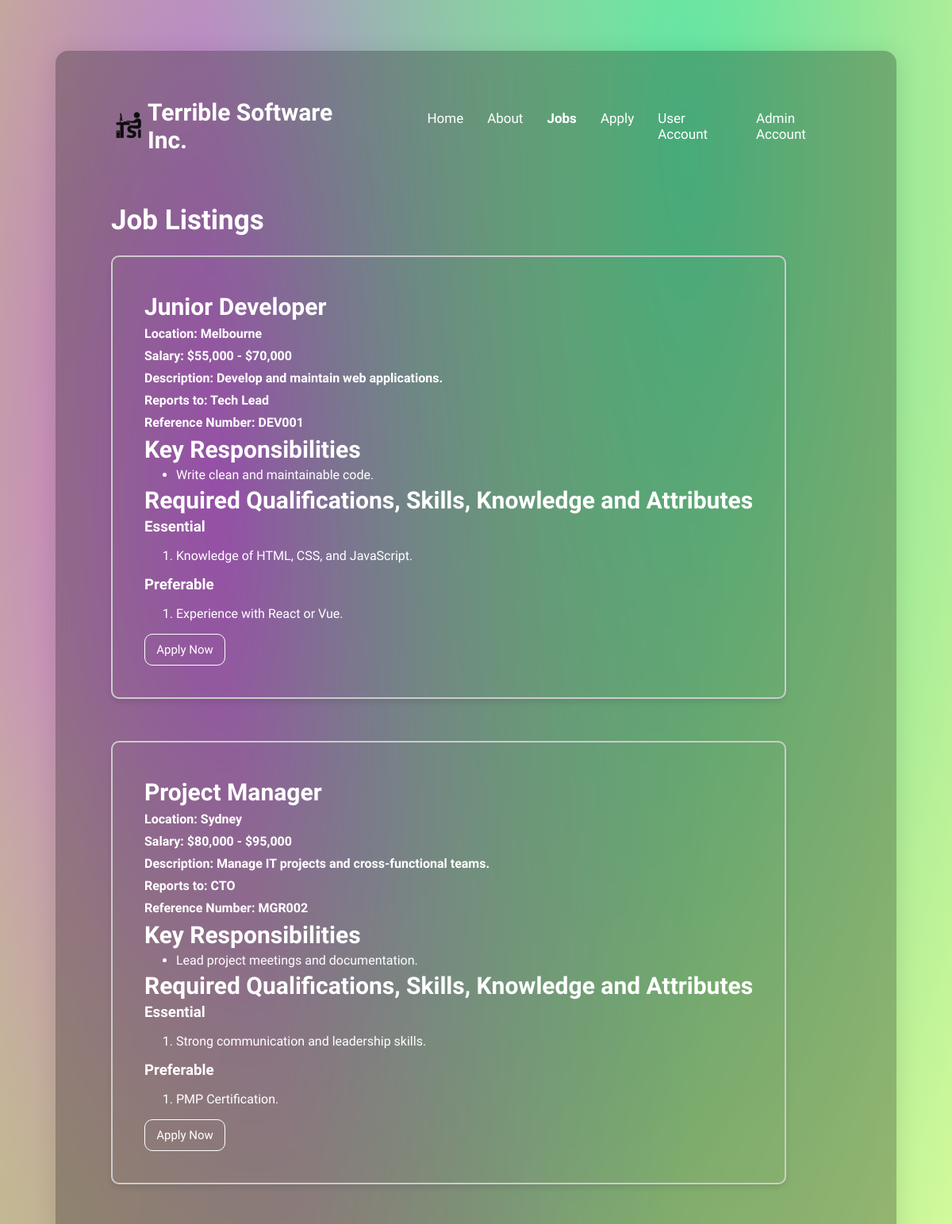
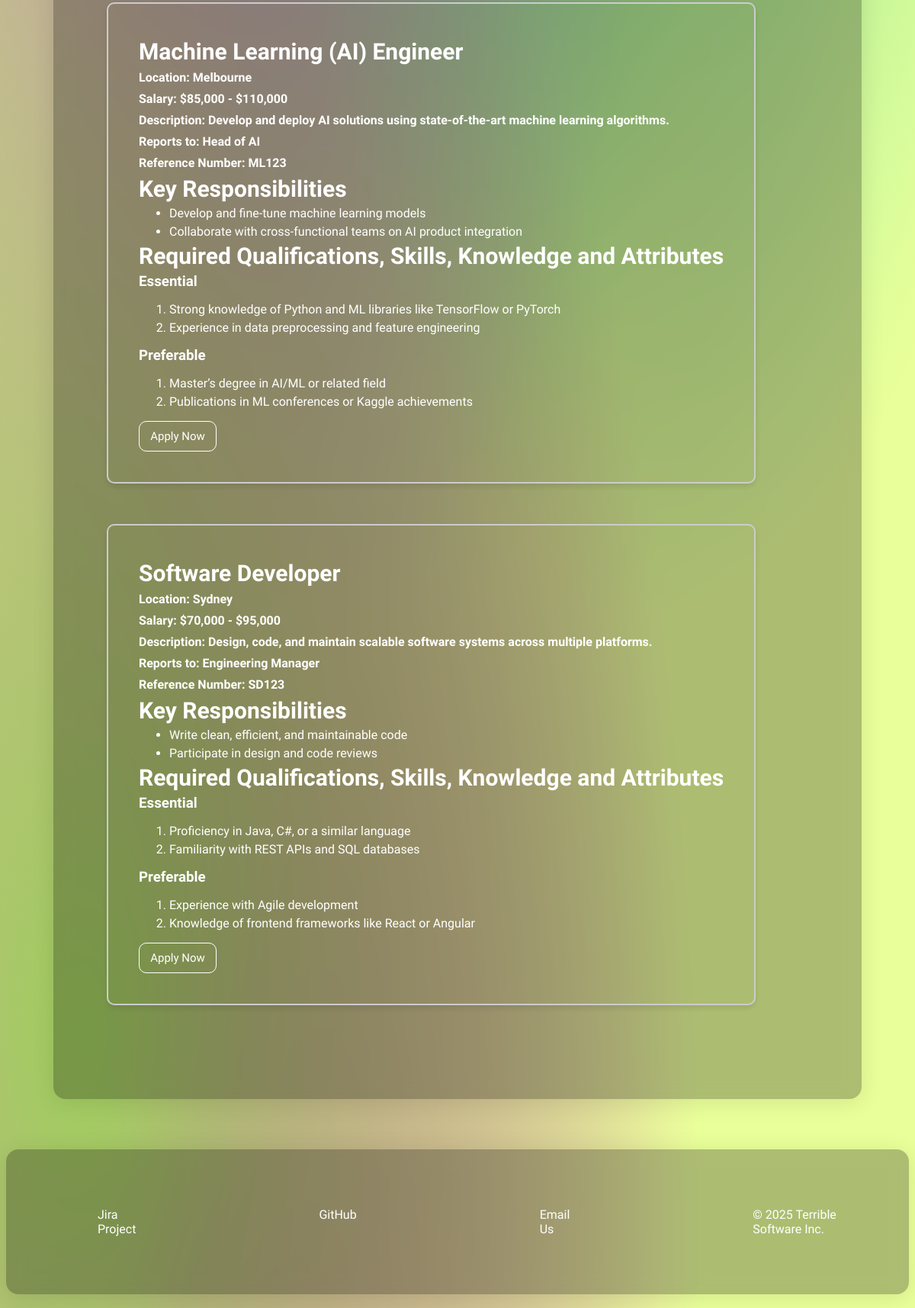
/jobs.php, run on the app's committed database (2 pictures, top to bottom).
### tables this page shows
CREATE TABLE `job_listing_info` (
  `Reference Number` varchar(10) NOT NULL,
  `Title` varchar(100) NOT NULL,
  `Location` varchar(50) DEFAULT NULL,
  `Salary Lower` int(11) DEFAULT NULL,
  `Salary Upper` int(11) DEFAULT NULL,
  `Description` text DEFAULT NULL,
  `Reports To` varchar(100) DEFAULT NULL
);

### job_listing.inc (the view, shortened to what this page needs)
<?php
function list_all_jobs($_conn) {
    $sql = "SELECT * FROM job_listing_info";
    $result = mysqli_query($_conn, $sql);
    while ($listing = mysqli_fetch_assoc($result)) {
        job_listing($listing, $_conn);
    }
}
function job_listing($_listing, $_conn) {
    $_Title = $_listing["Title"];
    $_Location = $_listing["Location"];
    $_Salary_Lower = $_listing["Salary Lower"];
    $_Salary_Upper = $_listing["Salary Upper"];
    $_Description = $_listing["Description"];
    $_Reports_To = $_listing["Reports To"];
    $_Reference_Number = $_listing["Reference Number"];
    $_Salary_Formatted = "$".number_format($_Salary_Lower)." - "."$".number_format($_Salary_Upper);
    $Key_Responsibilities = get_point_list_from_type($_Reference_Number, "Key Responsibilities", $_conn);
    $_Prefered_QSKA = get_point_list_from_type($_Reference_Number, "Preferred QSKA", $_conn);
    echo '<article class="job_listing">';
        echo "<h2>".htmlspecialchars($_Title)."</h2>";
        echo "<p>Location: ".htmlspecialchars($_Location)."</p>";
        echo "<p>Salary: ".htmlspecialchars($_Salary_Formatted)."</p>";
        echo "<p>Description: ".htmlspecialchars($_Description)."</p>";
        echo "<p>Reports to: ".htmlspecialchars($_Reports_To)."</p>";
        echo "<p>Reference Number: ".htmlspecialchars($_Reference_Number)."</p>";
        echo "<h2>Key Responsibilities</h2>";
        create_responsibilities_QSKA_list($Key_Responsibilities, TRUE);
        echo "<h2>Required Qualifications, Skills, Knowledge and Attributes</h2>";
        echo "<h3>Essential</h3>";
        echo "<h3>Preferable</h3>";
    echo "<a class='fake_button' href='apply.php'>Apply Now</a>";
    echo "</article>";
    echo "<br><br>";
}
function get_point_list_from_type($reference_number, $_point_type, $_conn) {
    $sql = "SELECT * FROM job_listing_info_points WHERE `Reference Number` LIKE '$reference_number' AND `Point_Type` LIKE '$_point_type'";
    $result = mysqli_query($_conn, $sql);
    $return_array = [];
    $i = 0;
    while ($point = mysqli_fetch_assoc($result)) {
        $return_array[$i] = $point["Point_Text"];
        $i += 1;
    }
    return $return_array;
}
function create_responsibilities_QSKA_list($_points, $_is_ul) {
    $list_tag = $_is_ul ? "ul" : "ol";
    echo "<$list_tag>";
    foreach ($_points as $point) {
        echo "<li>".htmlspecialchars($point)."</li>";
    }
    echo "</$list_tag>";
}
?>

### jobs.php (shortened to what this page needs)
<!DOCTYPE html>
<html lang="en">
<head>
    <link rel="stylesheet" href="./styles/styles.css">
</head>
<?php
    require_once("settings.php");
    include "job_listing.inc";
    include "header.inc";
?>
<body class="jobs">
    <div class="container">
        <div class="glass-container">
            <?php createHeader("Jobs"); ?>
            <main class="main">
                <h1 id="job_listing_header">Job Listings</h1>
                <?php
                    list_all_jobs($conn);
                ?>
            </main>
        </div>
    </div>
    <?php include "footer.inc"?>
</body>
</html>

### header.inc (shortened to what this page needs)
<?php
    $Name_Link_Pairs = [
        ["Home", "index.php"],
        ["About", "about.php"],
        ["Jobs", "jobs.php"],
        ["Apply", "apply.php"],
        ["User Account", "applicant_login.php"],
        ["Admin Account", "manage.php"],
    ];
    function createHeader($_current_page_name) {
        global $Name_Link_Pairs;
        ?>
        <header class="logo">
            <img src="./styles/images/company_logo.png" alt="Terrible Software Limited Inc. logo">
            <a href="index.php">Terrible Software Inc.</a>
            <nav class="navbar">
                <ul class="nav-links">
                    <?php
                    for ($i = 0; $i < sizeof($Name_Link_Pairs); $i++) {
                        $Current_Pair = $Name_Link_Pairs[$i];
                        $Current_Name = $Current_Pair[NAME];
                        $Current_Link = $Current_Pair[LINK];
                        $Current_Link_Class = INACTIVE_LINK_CLASS;
                        if ($Current_Name == $_current_page_name) {
                            $Current_Link_Class = ACTIVE_LINK_CLASS;
                        }
                        echo "<li class=$Current_Link_Class><a href=$Current_Link>$Current_Name</a></li>";
                    }
                    ?>
                </ul>
            </nav>
        </header>
   <?php }; ?>

### footer.inc
<footer>
    <div class="container">
        <div class="glass-container-footer">
            <div class="footer">
                <ul>
                    <li><a href="https://terrible-software-inc.atlassian.net/jira/software/projects/SCRUM/boards/1/backlog?atlOrigin=eyJpIjoiZTBkZGQ2ODY2MzdlNGFkMWI1ODNiN2JjMDg1ZjNkYzkiLCJwIjoiaiJ9">Jira Project</a></li>
                    <li><a href="https://github.com/LucasSuperina/TSI_Website" target="_blank">GitHub</a></li>
                    <li><a href="mailto:info@terriblesoftwareinc.com">Email Us</a></li>
                    <li>© 2025 Terrible Software Inc.</li>
                </ul>
            </div>
        </div>
    </div>
</footer>

### styles/styles.css (style rules this page uses)
* { font-family: 'Quicksand', sans-serif; }
a { color: #ffffff; text-decoration: none; }
.container { display: flex; justify-content: center; min-width: 50vw; max-width: 100vw; }
.glass-container { display: block; min-width: min-content; max-width: 80vw; margin-top: 7vh; margin-bottom: 10px; margin-left: 5px; margin-right: 5px; background: rgba(0, 0, 0, 0.26); padding: 50px; border-radius: 16px; box-shadow: 0 4px 30px rgba(0, 0, 0, 0.1); backdrop-filter: blur(11.6px); opacity: 0; transform: translateY(20px); animation: floatUp 0.5s ease-out forwards; }
ul.nav-links { display: flex; list-style: none; margin: 0; float: right; }
li.nav-link { display: inline-block; margin-left: 30px; font-size: 17px; font-weight: 300; }
.nav-link.active a { font-weight: bold; color: white; }
.main { display: inline-block; padding: 20px; }
.main h1 { font: bold 35px 'Quicksand', sans-serif; font-size: 35px; }
.main h2 { font: bold 35px 'Quicksand', sans-serif; font-size: 30px; }
.main p { font: bold 35px 'Quicksand', sans-serif; font-size: 16px; line-height: 23px; }
.glass-container-footer { display: flex; min-width: min-content; width: 100%; margin-top: 7vh; margin-bottom: 10px; background: rgba(0, 0, 0, 0.26); padding: 50px; border-radius: 16px; box-shadow: 0 4px 30px rgba(0, 0, 0, 0.1); backdrop-filter: blur(11.6px); }
.footer { display: flex; flex-direction: column; justify-content: space-between; align-items: center; color: #ffffff; width: 100%; }
.footer ul { display: flex; gap: 15vw; }
.footer ul li { list-style: none; margin-left: 30px; margin-right: 30px; margin-top: 10px; margin-bottom: 10px; }
.logo { display: flex; align-items: center; padding: 20px; font-size: 30px; font-weight: 600; margin-top: -10px; background-color: transparent }
.logo img { width: 5%; }
body.jobs { color: #ffffff; background-color: #e9ff99; background-image: radial-gradient(at 9% 89%, hsl(85, 54%, 59%) 0px, transparent 50%), radial-gradient(at 72% 6%, hsl(151, 74%, 64%) 0px, transparent 50%), radial-gradient(at 24% 19%, hsl(289, 69%, 65%) 0px, transparent 50%), radial-gradient(at 65% 6%, hsl(46, 75%, 67%) 0px, transparent 50%), radial-gradient(at 20% 98%, hsl(316, 67%, 62%) 0px, transparent 50%), radial-gradient(at 44% 9%, hsl(145, 78%, 62%) 0px, transparent 50%), radial-gradient(at 10% 9%, hsl(76, 55%, 59%) 0px, transparent 50%); min-height: 100vh; }
.job_listing { border: 2px solid #cccccc; border-radius: 10px; padding: 40px; margin-bottom: 15px; margin-top: 0px; box-shadow: 0 4px 8px rgba(0, 0, 0, 0.1); background-color: transparent; opacity: 0; transform: translateY(20px); animation: floatUp 0.5s ease-out forwards; }
.job_listing h1, .job_listing h2, .job_listing h3, .job_listing p, .job_listing ul, .job_listing li { margin: 5px 0; }
#job_listing_header { font: normal normal bold 35px 'Quicksand'; }
.fake_button { text-align: center; display: inline-block; margin: auto; padding-top: 10px; padding-bottom: 10px; width: 100px; font-size: 15px; color: #ffffff; background-color: transparent; border: 1px solid #ffffff; border-radius: 10px; cursor:pointer; transition: all 0.3s ease; }

### data on the page
job_listing_info: Title "Junior Developer", Location "Melbourne", _Salary_Formatted "$55,000 - $70,000", Description "Develop and maintain web applications.", Reports To "Tech Lead", Reference Number "DEV001", point "Write clean and maintainable code.", point "Knowledge of HTML, CSS, and JavaScript.", point "Experience with React or Vue."
job_listing_info: Title "Project Manager", Location "Sydney", _Salary_Formatted "$80,000 - $95,000", Description "Manage IT projects and cross-functional teams.", Reports To "CTO", Reference Number "MGR002", point "Lead project meetings and documentation.", point "Strong communication and leadership skills.", point "PMP Certification."
job_listing_info: Title "Machine Learning (AI) Engineer", Location "Melbourne", _Salary_Formatted "$85,000 - $110,000", Description "Develop and deploy AI solutions using state-of-the-art machine learning algorithms.", Reports To "Head of AI", Reference Number "ML123", point "Develop and fine-tune machine learning models", point "Collaborate with cross-functional teams on AI product integration", point "Strong knowledge of Python and ML libraries like TensorFlow or PyTorch", point "Experience in data preprocessing and feature engineering", point "Master’s degree in AI/ML or related field", point "Publications in ML conferences or Kaggle achievements"
job_listing_info: Title "Software Developer", Location "Sydney", _Salary_Formatted "$70,000 - $95,000", Description "Design, code, and maintain scalable software systems across multiple platforms.", Reports To "Engineering Manager", Reference Number "SD123", point "Write clean, efficient, and maintainable code", point "Participate in design and code reviews", point "Proficiency in Java, C#, or a similar language", point "Familiarity with REST APIs and SQL databases", point "Experience with Agile development", point "Knowledge of frontend frameworks like React or Angular"

### other printed values
$Current_Name "Home"
$Current_Name "About"
$Current_Name "Jobs"
$Current_Name "Apply"
$Current_Name "User Account"
$Current_Name "Admin Account"
